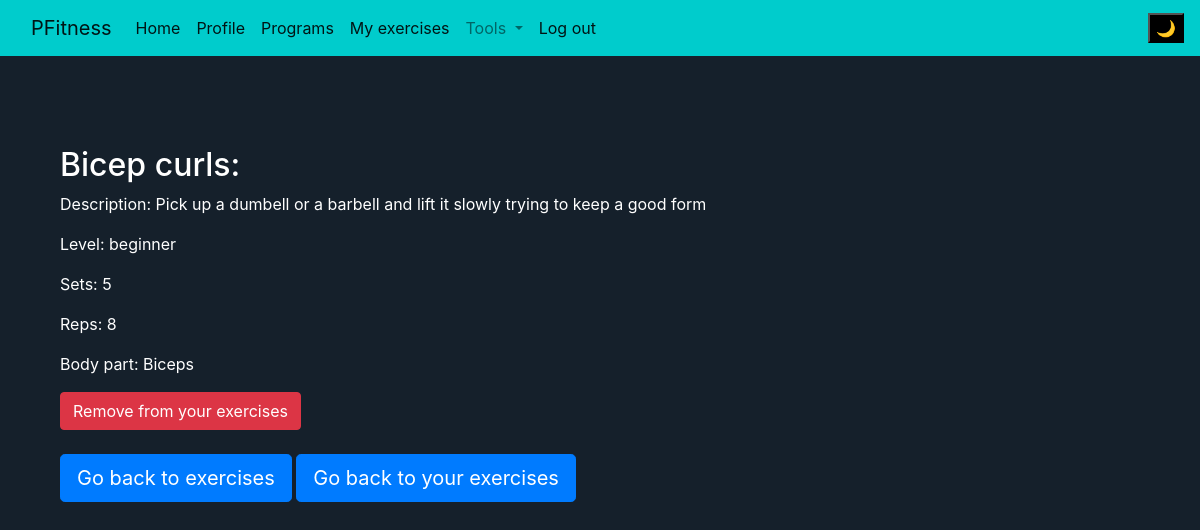
The app's page /exercise/Bicep curls (signed in) with its own data.
### pfitness/models.py (models this page shows, shortened)
class Excercise(models.Model):
    name = models.CharField(max_length=32)
    level = models.CharField(max_length=16)
    sets = models.IntegerField()
    reps = models.IntegerField()
    description = models.CharField(max_length=255)
    excercise_type = models.CharField(max_length=16)
    body_part = models.CharField(max_length=32)

### pfitness/views.py (the view)
# urls.py: path("exercise/<str:ex_name>", views.exercise_view, name="exercise"),
@login_required
def exercise_view(request, ex_name):
    try:
        ex = Excercise.objects.get(name=ex_name)
    except Excercise.DoesNotExist:
            return render(request, "pfitness/error.html", {
            "error": "No such exercise in our database!"
        })
    try:
        exlist = ExcerciseList.objects.get(user=request.user)
        exercises = exlist.exercise_list.all()
    except ExcerciseList.DoesNotExist:
        exercises = None
    if exercises:
        if ex in exercises:
            check = True
        else:
            check = False
    else:
        check = False
    return render(request, "pfitness/exercise.html", {
        "exercise": ex,
        "check": check
    })

### pfitness/templates/pfitness/exercise.html (shortened to what this page needs)
{% extends "pfitness/layout.html" %}
{% load static %}
{% block body %}
<div class="container">
    <h2>{{exercise.name}}:</h2>
</div>
<div class="container">
    <p>Description: {{exercise.description}}</p>
    <p>Level: {{exercise.level}}</p>
    <p>Sets: {{exercise.sets}}</p>
    <p>Reps: {{exercise.reps}}</p>
    <p>Body part: {{exercise.body_part}}</p>
</div>
<div class="container">
{% if check %}
    <button type="button" class="btn btn-danger mb-4" id="listbtn" data-action="remove" data-pk="{{exercise.pk}}">Remove from your exercises</button>
{% else %}
    <button type="button" class="btn btn-success mb-4" id="listbtn" data-action="add" data-pk="{{exercise.pk}}">Add to your exercises</button>
{% endif %}
    <br>
    <a href="{% url 'exercises' %}" class="btn btn-primary btn-lg " tabindex="-1" role="button" aria-disabled="true">Go back to exercises</a>
    <a href="{% url 'exercise_list' %}" class="btn btn-primary btn-lg " tabindex="-1" role="button" aria-disabled="true">Go back to your exercises</a>
</div>
{% endblock %}

### pfitness/static/pfitness/styles.css (style rules this page uses)
body { background-color:rgb(21, 32, 43); color: white; }

### records on screen
Excercise: name "Bicep curls", description "Pick up a dumbell or a barbell and lift it slowly trying to keep a good form", level "beginner", sets "5", reps "8", body_part "Biceps"
